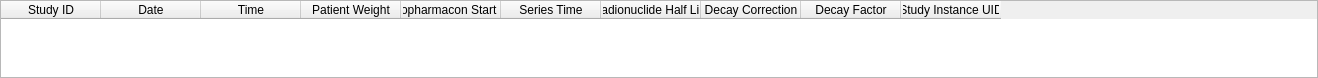
<?xml version="1.0" encoding="UTF-8"?>
<ui version="4.0">
 <class>qSlicerLongitudinalPETCTStudySelectionTableWidget</class>
 <widget class="QWidget" name="qSlicerLongitudinalPETCTStudySelectionTableWidget">
  <property name="geometry">
   <rect>
    <x>0</x>
    <y>0</y>
    <width>1318</width>
    <height>78</height>
   </rect>
  </property>
  <property name="windowTitle">
   <string>Form</string>
  </property>
  <layout class="QVBoxLayout" name="verticalLayout_3">
   <property name="spacing">
    <number>0</number>
   </property>
   <property name="margin">
    <number>0</number>
   </property>
   <item>
    <widget class="QTableWidget" name="Table">
     <column>
      <property name="text">
       <string>Study ID</string>
      </property>
     </column>
     <column>
      <property name="text">
       <string>Date</string>
      </property>
     </column>
     <column>
      <property name="text">
       <string>Time</string>
      </property>
     </column>
     <column>
      <property name="text">
       <string>Patient Weight</string>
      </property>
     </column>
     <column>
      <property name="text">
       <string>Radiopharmacon Start Time</string>
      </property>
     </column>
     <column>
      <property name="text">
       <string>Series Time</string>
      </property>
     </column>
     <column>
      <property name="text">
       <string>Radionuclide Half Life</string>
      </property>
     </column>
     <column>
      <property name="text">
       <string>Decay Correction</string>
      </property>
     </column>
     <column>
      <property name="text">
       <string>Decay Factor</string>
      </property>
     </column>
     <column>
      <property name="text">
       <string>Study Instance UID</string>
      </property>
     </column>
    </widget>
   </item>
  </layout>
 </widget>
 <resources>
  <include location="../qSlicerLongitudinalPETCTModule.qrc"/>
 </resources>
 <connections/>
</ui>
